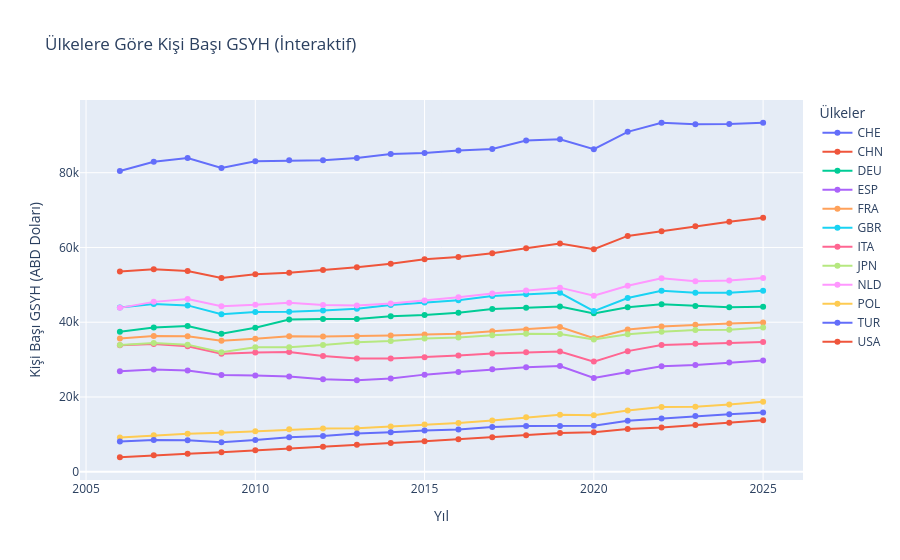

This figure's notebook cell:
### Code cell
# İnteraktif çizgi grafiği oluşturma (Kişi Başı GSYH)
fig = px.line(
    data,
    x=data.columns[1],  # Time (Yıl)
    y="gdp_per_capita",  # Kişi Başı GSYH
    color=data.columns[0],  # Country Name (Ülke)
    markers=True,  # Çizgilerin üzerine nokta ekler
    title="Ülkelere Göre Kişi Başı GSYH (İnteraktif)",
    labels={
        data.columns[1]: "Yıl",
        "gdp_per_capita": "Kişi Başı GSYH (ABD Doları)",
        data.columns[0]: "Ülke",
    },
)

# Grafiğin düzenini iyileştirme
fig.update_layout(
    hovermode="closest",
    legend_title_text="Ülkeler",
)

# HTML olarak farklı bir isimle kaydetme (GitHub için)
fig.write_html("grafik_gdp_per_capita.html")

# Grafiği açar
fig.show()

### Figure 1 — Plotly figure (JSON) as saved in the notebook; plotly's stock layout.template omitted (floating-point values rounded to 4 significant figures)
{"data": [{"hovertemplate": "Ülke=CHE<br>Yıl=%{x}<br>Kişi Başı GSYH (ABD Doları)=%{y}<extra></extra>", "legendgroup": "CHE", "line": {"color": "#636efa", "dash": "solid"}, "marker": {"symbol": "circle"}, "mode": "lines+markers", "name": "CHE", "orientation": "v", "showlegend": true, "type": "scatter", "x": [2006, 2007, 2008, 2009, 2010, 2011, 2012, 2013, 2014, 2015, 2016, 2017, 2018, 2019, 2020, 2021, 2022, 2023, 2024, 2025], "xaxis": "x", "y": [80450.0, 82910.0, 83930.0, 81290.0, 83070.0, 83310.0, 83350.0, 83910.0, 85000.0, 85270.0, 85950.0, 86360.0, 88580.0, 88930.0, 86290.0, 90920.0, 93360.0, 92950.0, 93020.0, 93330.0], "yaxis": "y"}, {"hovertemplate": "Ülke=CHN<br>Yıl=%{x}<br>Kişi Başı GSYH (ABD Doları)=%{y}<extra></extra>", "legendgroup": "CHN", "line": {"color": "#EF553B", "dash": "solid"}, "marker": {"symbol": "circle"}, "mode": "lines+markers", "name": "CHN", "orientation": "v", "showlegend": true, "type": "scatter", "x": [2006, 2007, 2008, 2009, 2010, 2011, 2012, 2013, 2014, 2015, 2016, 2017, 2018, 2019, 2020, 2021, 2022, 2023, 2024, 2025], "xaxis": "x", "y": [3883.0, 4410.0, 4811.0, 5238.0, 5765.0, 6276.0, 6723.0, 7198.0, 7686.0, 8175.0, 8679.0, 9221.0, 9799.0, 10360.0, 10570.0, 11470.0, 11830.0, 12480.0, 13120.0, 13790.0], "yaxis": "y"}, {"hovertemplate": "Ülke=DEU<br>Yıl=%{x}<br>Kişi Başı GSYH (ABD Doları)=%{y}<extra></extra>", "legendgroup": "DEU", "line": {"color": "#00cc96", "dash": "solid"}, "marker": {"symbol": "circle"}, "mode": "lines+markers", "name": "DEU", "orientation": "v", "showlegend": true, "type": "scatter", "x": [2006, 2007, 2008, 2009, 2010, 2011, 2012, 2013, 2014, 2015, 2016, 2017, 2018, 2019, 2020, 2021, 2022, 2023, 2024, 2025], "xaxis": "x", "y": [37460.0, 38590.0, 39010.0, 36940.0, 38530.0, 40720.0, 40830.0, 40880.0, 41600.0, 41930.0, 42520.0, 43540.0, 43910.0, 44240.0, 42370.0, 44010.0, 44820.0, 44370.0, 44030.0, 44150.0], "yaxis": "y"}, {"hovertemplate": "Ülke=ESP<br>Yıl=%{x}<br>Kişi Başı GSYH (ABD Doları)=%{y}<extra></extra>", "legendgroup": "ESP", "line": {"color": "#ab63fa", "dash": "solid"}, "marker": {"symbol": "circle"}, "mode": "lines+markers", "name": "ESP", "orientation": "v", "showlegend": true, "type": "scatter", "x": [2006, 2007, 2008, 2009, 2010, 2011, 2012, 2013, 2014, 2015, 2016, 2017, 2018, 2019, 2020, 2021, 2022, 2023, 2024, 2025], "xaxis": "x", "y": [26900.0, 27340.0, 27110.0, 25860.0, 25770.0, 25510.0, 24760.0, 24500.0, 24950.0, 25980.0, 26720.0, 27430.0, 27960.0, 28300.0, 25080.0, 26710.0, 28200.0, 28560.0, 29250.0, 29760.0], "yaxis": "y"}, {"hovertemplate": "Ülke=FRA<br>Yıl=%{x}<br>Kişi Başı GSYH (ABD Doları)=%{y}<extra></extra>", "legendgroup": "FRA", "line": {"color": "#FFA15A", "dash": "solid"}, "marker": {"symbol": "circle"}, "mode": "lines+markers", "name": "FRA", "orientation": "v", "showlegend": true, "type": "scatter", "x": [2006, 2007, 2008, 2009, 2010, 2011, 2012, 2013, 2014, 2015, 2016, 2017, 2018, 2019, 2020, 2021, 2022, 2023, 2024, 2025], "xaxis": "x", "y": [35650.0, 36320.0, 36260.0, 35050.0, 35580.0, 36270.0, 36160.0, 36260.0, 36440.0, 36700.0, 36920.0, 37580.0, 38060.0, 38710.0, 35710.0, 38030.0, 38870.0, 39320.0, 39680.0, 39920.0], "yaxis": "y"}, {"hovertemplate": "Ülke=GBR<br>Yıl=%{x}<br>Kişi Başı GSYH (ABD Doları)=%{y}<extra></extra>", "legendgroup": "GBR", "line": {"color": "#19d3f3", "dash": "solid"}, "marker": {"symbol": "circle"}, "mode": "lines+markers", "name": "GBR", "orientation": "v", "showlegend": true, "type": "scatter", "x": [2006, 2007, 2008, 2009, 2010, 2011, 2012, 2013, 2014, 2015, 2016, 2017, 2018, 2019, 2020, 2021, 2022, 2023, 2024, 2025], "xaxis": "x", "y": [43940.0, 44880.0, 44510.0, 42150.0, 42760.0, 42790.0, 43140.0, 43590.0, 44630.0, 45260.0, 45890.0, 47020.0, 47520.0, 47870.0, 42990.0, 46490.0, 48410.0, 47910.0, 47900.0, 48420.0], "yaxis": "y"}, {"hovertemplate": "Ülke=ITA<br>Yıl=%{x}<br>Kişi Başı GSYH (ABD Doları)=%{y}<extra></extra>", "legendgroup": "ITA", "line": {"color": "#FF6692", "dash": "solid"}, "marker": {"symbol": "circle"}, "mode": "lines+markers", "name": "ITA", "orientation": "v", "showlegend": true, "type": "scatter", "x": [2006, 2007, 2008, 2009, 2010, 2011, 2012, 2013, 2014, 2015, 2016, 2017, 2018, 2019, 2020, 2021, 2022, 2023, 2024, 2025], "xaxis": "x", "y": [33870.0, 34160.0, 33550.0, 31590.0, 31930.0, 32040.0, 30950.0, 30330.0, 30330.0, 30640.0, 31080.0, 31640.0, 31960.0, 32180.0, 29470.0, 32270.0, 33890.0, 34220.0, 34510.0, 34720.0], "yaxis": "y"}, {"hovertemplate": "Ülke=JPN<br>Yıl=%{x}<br>Kişi Başı GSYH (ABD Doları)=%{y}<extra></extra>", "legendgroup": "JPN", "line": {"color": "#B6E880", "dash": "solid"}, "marker": {"symbol": "circle"}, "mode": "lines+markers", "name": "JPN", "orientation": "v", "showlegend": true, "type": "scatter", "x": [2006, 2007, 2008, 2009, 2010, 2011, 2012, 2013, 2014, 2015, 2016, 2017, 2018, 2019, 2020, 2021, 2022, 2023, 2024, 2025], "xaxis": "x", "y": [33880.0, 34430.0, 34010.0, 31990.0, 33310.0, 33310.0, 33910.0, 34640.0, 35000.0, 35660.0, 35930.0, 36550.0, 36900.0, 36840.0, 35360.0, 36790.0, 37450.0, 37900.0, 37980.0, 38620.0], "yaxis": "y"}, {"hovertemplate": "Ülke=NLD<br>Yıl=%{x}<br>Kişi Başı GSYH (ABD Doları)=%{y}<extra></extra>", "legendgroup": "NLD", "line": {"color": "#FF97FF", "dash": "solid"}, "marker": {"symbol": "circle"}, "mode": "lines+markers", "name": "NLD", "orientation": "v", "showlegend": true, "type": "scatter", "x": [2006, 2007, 2008, 2009, 2010, 2011, 2012, 2013, 2014, 2015, 2016, 2017, 2018, 2019, 2020, 2021, 2022, 2023, 2024, 2025], "xaxis": "x", "y": [43840.0, 45450.0, 46230.0, 44300.0, 44660.0, 45240.0, 44630.0, 44490.0, 45040.0, 45790.0, 46660.0, 47670.0, 48460.0, 49250.0, 47090.0, 49780.0, 51780.0, 50960.0, 51170.0, 51820.0], "yaxis": "y"}, {"hovertemplate": "Ülke=POL<br>Yıl=%{x}<br>Kişi Başı GSYH (ABD Doları)=%{y}<extra></extra>", "legendgroup": "POL", "line": {"color": "#FECB52", "dash": "solid"}, "marker": {"symbol": "circle"}, "mode": "lines+markers", "name": "POL", "orientation": "v", "showlegend": true, "type": "scatter", "x": [2006, 2007, 2008, 2009, 2010, 2011, 2012, 2013, 2014, 2015, 2016, 2017, 2018, 2019, 2020, 2021, 2022, 2023, 2024, 2025], "xaxis": "x", "y": [9138.0, 9761.0, 10190.0, 10450.0, 10810.0, 11370.0, 11540.0, 11630.0, 12090.0, 12640.0, 13030.0, 13700.0, 14550.0, 15220.0, 15090.0, 16370.0, 17300.0, 17410.0, 18000.0, 18710.0], "yaxis": "y"}, {"hovertemplate": "Ülke=TUR<br>Yıl=%{x}<br>Kişi Başı GSYH (ABD Doları)=%{y}<extra></extra>", "legendgroup": "TUR", "line": {"color": "#636efa", "dash": "solid"}, "marker": {"symbol": "circle"}, "mode": "lines+markers", "name": "TUR", "orientation": "v", "showlegend": true, "type": "scatter", "x": [2006, 2007, 2008, 2009, 2010, 2011, 2012, 2013, 2014, 2015, 2016, 2017, 2018, 2019, 2020, 2021, 2022, 2023, 2024, 2025], "xaxis": "x", "y": [8079.0, 8478.0, 8448.0, 7925.0, 8473.0, 9266.0, 9588.0, 10270.0, 10600.0, 11060.0, 11280.0, 12010.0, 12260.0, 12240.0, 12340.0, 13670.0, 14270.0, 14930.0, 15400.0, 15880.0], "yaxis": "y"}, {"hovertemplate": "Ülke=USA<br>Yıl=%{x}<br>Kişi Başı GSYH (ABD Doları)=%{y}<extra></extra>", "legendgroup": "USA", "line": {"color": "#EF553B", "dash": "solid"}, "marker": {"symbol": "circle"}, "mode": "lines+markers", "name": "USA", "orientation": "v", "showlegend": true, "type": "scatter", "x": [2006, 2007, 2008, 2009, 2010, 2011, 2012, 2013, 2014, 2015, 2016, 2017, 2018, 2019, 2020, 2021, 2022, 2023, 2024, 2025], "xaxis": "x", "y": [53600.0, 54150.0, 53700.0, 51860.0, 52810.0, 53220.0, 54000.0, 54730.0, 55670.0, 56850.0, 57430.0, 58440.0, 59820.0, 61050.0, 59530.0, 63100.0, 64320.0, 65670.0, 66860.0, 67950.0], "yaxis": "y"}], "layout": {"hovermode": "closest", "legend": {"title": {"text": "Ülkeler"}, "tracegroupgap": 0}, "title": {"text": "Ülkelere Göre Kişi Başı GSYH (İnteraktif)"}, "xaxis": {"anchor": "y", "domain": [0, 1], "title": {"text": "Yıl"}}, "yaxis": {"anchor": "x", "domain": [0, 1], "title": {"text": "Kişi Başı GSYH (ABD Doları)"}}}}
